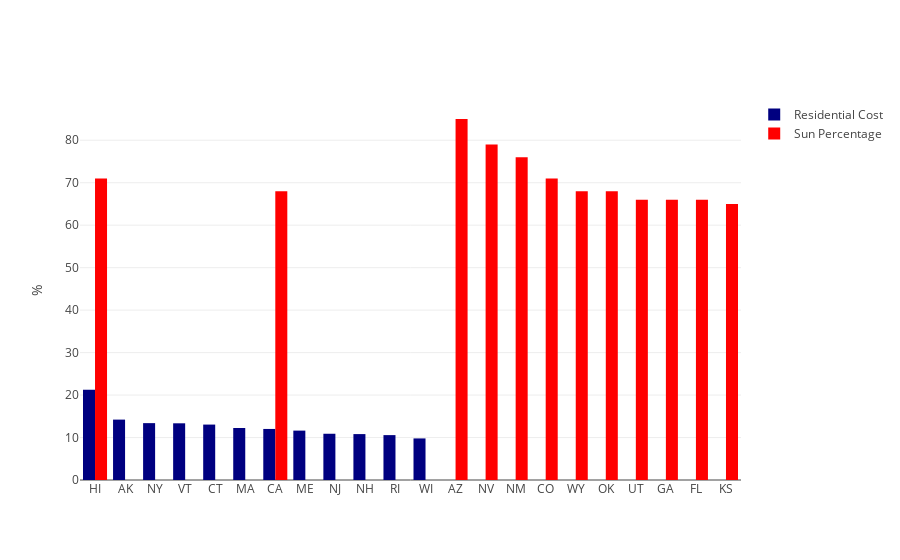

This figure's notebook cell:
### Code cell
dff = df_comb.groupby('State').Residential.mean().to_frame().sort_values(by='Residential',
                                                    ascending=False)[:12].round(2)
trace1 = go.Bar(
    x=dff.index,
    y=dff.Residential,
    name='Residential Cost',
    marker=dict(
        color = 'navy'
    )
)

dff = df_comb.groupby('State').SunPercent.mean().to_frame().sort_values(by='SunPercent',
                                                    ascending=False)[:12].round(2)
trace2 = go.Bar(
    x=dff.index,
    y=dff.SunPercent,
    name='Sun Percentage',
    marker=dict(
        color = 'red'
    )
)


data = [trace1,trace2]
layout = go.Layout(
    title='', 
    yaxis = dict(title = '%')
)

fig = go.Figure(data=data, layout=layout)
py.iplot(fig)

### Figure 1 — Plotly figure (JSON) as saved in the notebook; plotly's stock layout.template omitted (floating-point values rounded to 4 significant figures)
{"data": [{"marker": {"color": "navy"}, "name": "Residential Cost", "type": "bar", "uid": "e232187c-38ac-460f-8649-7154e8b83e8e", "x": ["HI", "AK", "NY", "VT", "CT", "MA", "CA", "ME", "NJ", "NH", "RI", "WI"], "y": [21.27, 14.22, 13.39, 13.35, 13.05, 12.25, 12.02, 11.63, 10.89, 10.81, 10.57, 9.79]}, {"marker": {"color": "red"}, "name": "Sun Percentage", "type": "bar", "uid": "774d8448-b5df-44ca-88fc-59c38b5ee855", "x": ["AZ", "NV", "NM", "HI", "CO", "WY", "OK", "CA", "UT", "GA", "FL", "KS"], "y": [85, 79, 76, 71, 71, 68, 68, 68, 66, 66, 66, 65]}], "layout": {"title": {"text": ""}, "yaxis": {"title": {"text": "%"}}}}
